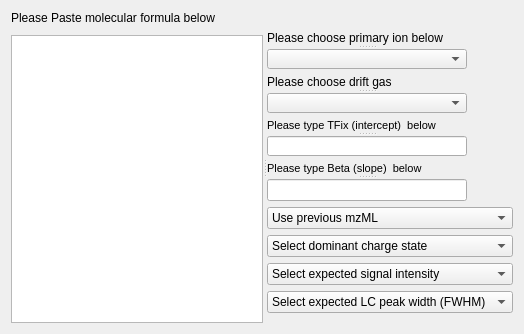
          <widget class="QWidget" name="tab_3">
           <attribute name="title">
            <string>General input</string>
           </attribute>
           <layout class="QHBoxLayout" name="horizontalLayout">
            <item>
             <widget class="QSplitter" name="splitter_11">
              <property name="orientation">
               <enum>Qt::Horizontal</enum>
              </property>
              <widget class="QWidget" name="layoutWidget">
               <layout class="QVBoxLayout" name="verticalLayout_6">
                <item>
                 <widget class="QLabel" name="label">
                  <property name="text">
                   <string>Please Paste molecular formula below</string>
                  </property>
                 </widget>
                </item>
                <item>
                 <spacer name="verticalSpacer">
                  <property name="orientation">
                   <enum>Qt::Vertical</enum>
                  </property>
                  <property name="sizeType">
                   <enum>QSizePolicy::Fixed</enum>
                  </property>
                  <property name="sizeHint" stdset="0">
                   <size>
                    <width>1</width>
                    <height>4</height>
                   </size>
                  </property>
                 </spacer>
                </item>
                <item>
                 <widget class="QPlainTextEdit" name="formula">
                  <property name="maximumSize">
                   <size>
                    <width>16777215</width>
                    <height>800</height>
                   </size>
                  </property>
                 </widget>
                </item>
               </layout>
              </widget>
              <widget class="QWidget" name="layoutWidget">
               <layout class="QVBoxLayout" name="verticalLayout">
                <property name="bottomMargin">
                 <number>10</number>
                </property>
                <item>
                 <widget class="QLabel" name="mzlabel">
                  <property name="maximumSize">
                   <size>
                    <width>400</width>
                    <height>30</height>
                   </size>
                  </property>
                  <property name="text">
                   <string/>
                  </property>
                 </widget>
                </item>
                <item>
                 <widget class="QSplitter" name="splitter">
                  <property name="orientation">
                   <enum>Qt::Vertical</enum>
                  </property>
                  <widget class="QLabel" name="label_2">
                   <property name="maximumSize">
                    <size>
                     <width>16777215</width>
                     <height>40</height>
                    </size>
                   </property>
                   <property name="text">
                    <string>Please choose primary ion below</string>
                   </property>
                  </widget>
                  <widget class="QComboBox" name="primary_ion">
                   <property name="maximumSize">
                    <size>
                     <width>200</width>
                     <height>20</height>
                    </size>
                   </property>
                   <item>
                    <property name="text">
                     <string/>
                    </property>
                   </item>
                   <item>
                    <property name="text">
                     <string>[M]+</string>
                    </property>
                   </item>
                   <item>
                    <property name="text">
                     <string>[M+H]+</string>
                    </property>
                   </item>
                   <item>
                    <property name="text">
                     <string>[M]-</string>
                    </property>
                   </item>
                   <item>
                    <property name="text">
                     <string>[M-H]-</string>
                    </property>
                   </item>
                  </widget>
                 </widget>
                </item>
                <item>
                 <widget class="QSplitter" name="splitter_5">
                  <property name="orientation">
                   <enum>Qt::Vertical</enum>
                  </property>
                  <widget class="QLabel" name="label_10">
                   <property name="maximumSize">
                    <size>
                     <width>16777215</width>
                     <height>40</height>
                    </size>
                   </property>
                   <property name="text">
                    <string>Please choose drift gas </string>
                   </property>
                  </widget>
                  <widget class="QComboBox" name="drift_gas">
                   <property name="maximumSize">
                    <size>
                     <width>200</width>
                     <height>20</height>
                    </size>
                   </property>
                   <item>
                    <property name="text">
                     <string/>
                    </property>
                   </item>
                   <item>
                    <property name="text">
                     <string>Nitrogen</string>
                    </property>
                   </item>
                   <item>
                    <property name="text">
                     <string>Helium</string>
                    </property>
                   </item>
                   <item>
                    <property name="text">
                     <string>Argon</string>
                    </property>
                   </item>
                  </widget>
                 </widget>
                </item>
                <item>
                 <widget class="QSplitter" name="splitter_6">
                  <property name="orientation">
                   <enum>Qt::Vertical</enum>
                  </property>
                  <widget class="QLabel" name="label_11">
                   <property name="maximumSize">
                    <size>
                     <width>16777215</width>
                     <height>30</height>
                    </size>
                   </property>
                   <property name="font">
                    <font>
                     <pointsize>8</pointsize>
                    </font>
                   </property>
                   <property name="text">
                    <string>Please type TFix (intercept)  below</string>
                   </property>
                  </widget>
                  <widget class="QLineEdit" name="tfix">
                   <property name="maximumSize">
                    <size>
                     <width>200</width>
                     <height>20</height>
                    </size>
                   </property>
                  </widget>
                 </widget>
                </item>
                <item>
                 <widget class="QSplitter" name="splitter_10">
                  <property name="orientation">
                   <enum>Qt::Vertical</enum>
                  </property>
                  <widget class="QLabel" name="label_12">
                   <property name="maximumSize">
                    <size>
                     <width>16777215</width>
                     <height>30</height>
                    </size>
                   </property>
                   <property name="font">
                    <font>
                     <pointsize>8</pointsize>
                    </font>
                   </property>
                   <property name="text">
                    <string>Please type Beta (slope)  below</string>
                   </property>
                  </widget>
                  <widget class="QLineEdit" name="beta">
                   <property name="maximumSize">
                    <size>
                     <width>200</width>
                     <height>30</height>
                    </size>
                   </property>
                  </widget>
                 </widget>
                </item>
                <item>
                 <widget class="QComboBox" name="use_data">
                  <item>
                   <property name="text">
                    <string>Use previous mzML</string>
                   </property>
                  </item>
                  <item>
                   <property name="text">
                    <string>yes</string>
                   </property>
                  </item>
                  <item>
                   <property name="text">
                    <string>no</string>
                   </property>
                  </item>
                 </widget>
                </item>
                <item>
                 <widget class="QComboBox" name="chargestate">
                  <property name="maximumSize">
                   <size>
                    <width>400</width>
                    <height>16777215</height>
                   </size>
                  </property>
                  <item>
                   <property name="text">
                    <string>Select dominant charge state</string>
                   </property>
                  </item>
                  <item>
                   <property name="text">
                    <string>Charge state 1 only</string>
                   </property>
                  </item>
                  <item>
                   <property name="text">
                    <string>Charge state 1 and 2</string>
                   </property>
                  </item>
                 </widget>
                </item>
                <item>
                 <widget class="QComboBox" name="ion_intensity">
                  <property name="maximumSize">
                   <size>
                    <width>400</width>
                    <height>16777215</height>
                   </size>
                  </property>
                  <item>
                   <property name="text">
                    <string>Select expected signal intensity</string>
                   </property>
                  </item>
                  <item>
                   <property name="text">
                    <string>well defined peaks only</string>
                   </property>
                  </item>
                  <item>
                   <property name="text">
                    <string>low-intensity noisy peaks</string>
                   </property>
                  </item>
                 </widget>
                </item>
                <item>
                 <widget class="QComboBox" name="peakwidth">
                  <item>
                   <property name="text">
                    <string>Select expected LC peak width (FWHM)</string>
                   </property>
                  </item>
                  <item>
                   <property name="text">
                    <string>0.1</string>
                   </property>
                  </item>
                  <item>
                   <property name="text">
                    <string>0.2</string>
                   </property>
                  </item>
                  <item>
                   <property name="text">
                    <string>0.3</string>
                   </property>
                  </item>
                  <item>
                   <property name="text">
                    <string>0.4</string>
                   </property>
                  </item>
                  <item>
                   <property name="text">
                    <string>0.5</string>
                   </property>
                  </item>
                  <item>
                   <property name="text">
                    <string>0.6</string>
                   </property>
                  </item>
                  <item>
                   <property name="text">
                    <string>0.7</string>
                   </property>
                  </item>
                  <item>
                   <property name="text">
                    <string>0.8</string>
                   </property>
                  </item>
                  <item>
                   <property name="text">
                    <string>0.9</string>
                   </property>
                  </item>
                 </widget>
                </item>
               </layout>
              </widget>
             </widget>
            </item>
           </layout>
          </widget>
